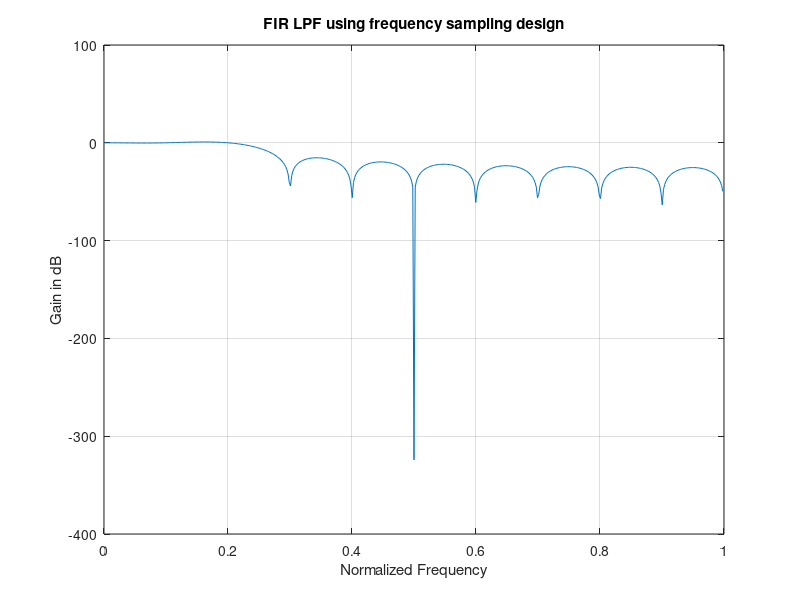

This figure's MATLAB source:
M = 20; % assume 
Hr = [1 1 1 zeros(1,15) 1 1]; % desired frequency response magnitude
k1 = 0:floor((M-1)/2);
k2 = floor((M-1)/2)+1:(M-1);
a = (M-1)/2;
b = [-a*2*pi*k1/M, a*2*pi*(M-k2)/M]; % desired frequency response phase angles
H = Hr.*exp(j*b); % multiply magnitude and phase to get H
b = real(ifft(H,M)); % Inverse DFT to get b coefficients
[h w]=freqz(b,1); % frequency response plot
plot(w/pi,20*log10(abs(h)));
grid on; title('FIR LPF using frequency sampling design'); 
xlabel('Normalized Frequency'), ylabel('Gain in dB');
